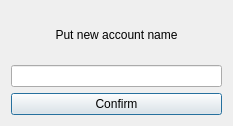
<?xml version="1.0" encoding="UTF-8"?>
<ui version="4.0">
 <class>EditAccountWindow</class>
 <widget class="QDialog" name="EditAccountWindow">
  <property name="geometry">
   <rect>
    <x>0</x>
    <y>0</y>
    <width>233</width>
    <height>126</height>
   </rect>
  </property>
  <property name="windowTitle">
   <string>Change account name</string>
  </property>
  <layout class="QGridLayout" name="gridLayout_2">
   <item row="0" column="0">
    <layout class="QGridLayout" name="gridLayout">
     <item row="0" column="0">
      <widget class="QLabel" name="label">
       <property name="text">
        <string>Put new account name</string>
       </property>
       <property name="alignment">
        <set>Qt::AlignCenter</set>
       </property>
      </widget>
     </item>
     <item row="1" column="0">
      <widget class="QLineEdit" name="accountNameLine"/>
     </item>
     <item row="2" column="0">
      <widget class="QPushButton" name="pushButton">
       <property name="text">
        <string>Confirm</string>
       </property>
      </widget>
     </item>
    </layout>
   </item>
  </layout>
 </widget>
 <resources/>
 <connections/>
</ui>
